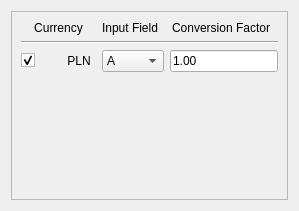
                <widget class="QWidget" name="curr_scroll_area_contents_4">
                 <property name="geometry">
                  <rect>
                   <x>0</x>
                   <y>0</y>
                   <width>299</width>
                   <height>211</height>
                  </rect>
                 </property>
                 <layout class="QGridLayout" name="gridLayout_36">
                  <item row="0" column="0">
                   <widget class="QFrame" name="curr_frame_4">
                    <property name="sizePolicy">
                     <sizepolicy hsizetype="Expanding" vsizetype="Expanding">
                      <horstretch>0</horstretch>
                      <verstretch>0</verstretch>
                     </sizepolicy>
                    </property>
                    <property name="autoFillBackground">
                     <bool>false</bool>
                    </property>
                    <property name="frameShape">
                     <enum>QFrame::Shape::StyledPanel</enum>
                    </property>
                    <property name="frameShadow">
                     <enum>QFrame::Shadow::Raised</enum>
                    </property>
                    <layout class="QGridLayout" name="gridLayout_37">
                     <item row="1" column="0" colspan="5">
                      <widget class="Line" name="curr_split_line_4">
                       <property name="sizePolicy">
                        <sizepolicy hsizetype="Expanding" vsizetype="Fixed">
                         <horstretch>0</horstretch>
                         <verstretch>0</verstretch>
                        </sizepolicy>
                       </property>
                       <property name="orientation">
                        <enum>Qt::Orientation::Horizontal</enum>
                       </property>
                      </widget>
                     </item>
                     <item row="2" column="2" colspan="2">
                      <widget class="QComboBox" name="curr_field_combo_4">
                       <property name="sizePolicy">
                        <sizepolicy hsizetype="Expanding" vsizetype="Preferred">
                         <horstretch>0</horstretch>
                         <verstretch>0</verstretch>
                        </sizepolicy>
                       </property>
                       <property name="maximumSize">
                        <size>
                         <width>200</width>
                         <height>16777215</height>
                        </size>
                       </property>
                       <property name="sizeAdjustPolicy">
                        <enum>QComboBox::SizeAdjustPolicy::AdjustToContentsOnFirstShow</enum>
                       </property>
                       <property name="frame">
                        <bool>true</bool>
                       </property>
                       <property name="labelDrawingMode">
                        <enum>QComboBox::LabelDrawingMode::UseStyle</enum>
                       </property>
                       <item>
                        <property name="text">
                         <string>A</string>
                        </property>
                       </item>
                       <item>
                        <property name="text">
                         <string>B</string>
                        </property>
                       </item>
                      </widget>
                     </item>
                     <item row="0" column="3" colspan="2">
                      <widget class="QLabel" name="header_cf_label_4">
                       <property name="sizePolicy">
                        <sizepolicy hsizetype="Expanding" vsizetype="Fixed">
                         <horstretch>0</horstretch>
                         <verstretch>0</verstretch>
                        </sizepolicy>
                       </property>
                       <property name="text">
                        <string>Conversion Factor</string>
                       </property>
                       <property name="alignment">
                        <set>Qt::AlignmentFlag::AlignCenter</set>
                       </property>
                      </widget>
                     </item>
                     <item row="2" column="1">
                      <widget class="QLabel" name="curr_label_4">
                       <property name="sizePolicy">
                        <sizepolicy hsizetype="Expanding" vsizetype="Fixed">
                         <horstretch>0</horstretch>
                         <verstretch>0</verstretch>
                        </sizepolicy>
                       </property>
                       <property name="minimumSize">
                        <size>
                         <width>0</width>
                         <height>0</height>
                        </size>
                       </property>
                       <property name="text">
                        <string>PLN</string>
                       </property>
                       <property name="alignment">
                        <set>Qt::AlignmentFlag::AlignCenter</set>
                       </property>
                      </widget>
                     </item>
                     <item row="2" column="4">
                      <widget class="QLineEdit" name="c_factor_ledit_3">
                       <property name="text">
                        <string>1.00</string>
                       </property>
                      </widget>
                     </item>
                     <item row="2" column="0">
                      <widget class="QCheckBox" name="include_currency_2">
                       <property name="sizePolicy">
                        <sizepolicy hsizetype="Expanding" vsizetype="Fixed">
                         <horstretch>0</horstretch>
                         <verstretch>0</verstretch>
                        </sizepolicy>
                       </property>
                       <property name="text">
                        <string/>
                       </property>
                       <property name="checked">
                        <bool>true</bool>
                       </property>
                      </widget>
                     </item>
                     <item row="0" column="0" colspan="2">
                      <widget class="QLabel" name="header_curr_label_4">
                       <property name="sizePolicy">
                        <sizepolicy hsizetype="Expanding" vsizetype="Fixed">
                         <horstretch>0</horstretch>
                         <verstretch>0</verstretch>
                        </sizepolicy>
                       </property>
                       <property name="text">
                        <string>Currency</string>
                       </property>
                       <property name="alignment">
                        <set>Qt::AlignmentFlag::AlignCenter</set>
                       </property>
                      </widget>
                     </item>
                     <item row="3" column="2">
                      <spacer name="verticalSpacer_8">
                       <property name="orientation">
                        <enum>Qt::Orientation::Vertical</enum>
                       </property>
                       <property name="sizeHint" stdset="0">
                        <size>
                         <width>20</width>
                         <height>40</height>
                        </size>
                       </property>
                      </spacer>
                     </item>
                     <item row="0" column="2">
                      <widget class="QLabel" name="header_input_label_4">
                       <property name="sizePolicy">
                        <sizepolicy hsizetype="Expanding" vsizetype="Fixed">
                         <horstretch>0</horstretch>
                         <verstretch>0</verstretch>
                        </sizepolicy>
                       </property>
                       <property name="text">
                        <string>Input Field</string>
                       </property>
                       <property name="alignment">
                        <set>Qt::AlignmentFlag::AlignCenter</set>
                       </property>
                      </widget>
                     </item>
                    </layout>
                   </widget>
                  </item>
                 </layout>
                </widget>
